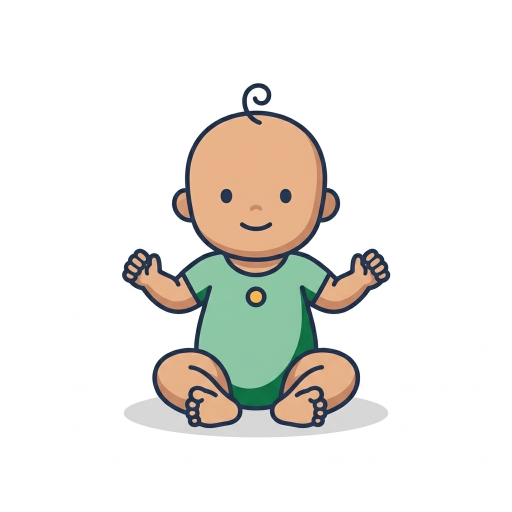
#> input picture tools/illustrations/png/dziecko.png, 1024 x 1024 px, given in place of dziecko.png.png, which was not available (shown at 1/2 size)
$ python -i generate.py   (imports and definitions only)
#> lines starting #> are read from the running program, lines starting #| are printed output that depends on the picture
#> in export_webp, img is the input picture: PIL image 1024x1024 RGB; mean R, G, B 235.9, 234.2, 229.5
# /// script
# requires-python = ">=3.12"
# dependencies = ["pillow"]
# ///
"""Generate onboarding icons in one shared style via OpenRouter (Nano Banana 2.1).

Usage (from the repo root):
    uv run tools/illustrations/generate.py tata blizniaki   # subjects/<name>.txt -> png + webp
    uv run tools/illustrations/generate.py --webp-only mama # only re-export png/<name>.png

Prompt = HEADER + subjects/<name>.txt + style.txt. The style anchor (png/mama.png) is attached
as a reference image so every icon matches the set. The full-size source lands in
png/<name>.png. The app gets frontend/src/assets/onboarding/<name>.webp: transparent background
(flood fill from the corners), cropped to a padded square around the drawing, 640 px.
The API key comes from the OPENROUTER_API_KEY env var, otherwise backend/.env or the root .env.
"""

import argparse
import base64
import json
import os
import urllib.request
from concurrent.futures import ThreadPoolExecutor
from pathlib import Path

from PIL import Image, ImageDraw

MODEL = "google/gemini-nano-banana-2.1"
HERE = Path(__file__).resolve().parent
ROOT = HERE.parents[1]
PNG = HERE / "png"
ASSETS = ROOT / "frontend/src/assets/onboarding"
STYLE_ANCHOR = PNG / "mama.png"
WEBP_SIZE = 640
BG_THRESHOLD = 48
"""Sum of RGBA differences from the corner colour that still counts as background."""
PADDING = 0.06
"""Empty margin around the drawing, as a share of its longer side."""
HEADER = (
    "Create a single square ICON for a premium mobile app "
    "(same icon set as the attached reference)."
)


# [35 lines left out: functions api_key, generate, not called in this run]


def cut_out(img: Image.Image) -> Image.Image:
    """Make the background transparent and crop to a padded square around the drawing.

    Flood fill from the corners keeps white parts inside the outlines (paper, blanket).
    """
    img = img.convert("RGBA")
#> img: PIL image 1024x1024 RGBA
    w, h = img.size
#> w = 1024; h = 1024
    for corner in ((0, 0), (w - 1, 0), (0, h - 1), (w - 1, h - 1)):
        if img.getpixel(corner)[3]:
            ImageDraw.floodfill(img, corner, (255, 255, 255, 0), thresh=BG_THRESHOLD)
    box = img.getbbox()
#> box = (244, 166, 781, 875)
    if box is None:
        raise RuntimeError("Pusty obraz po usunięciu tła")
    left, top, right, bottom = box
#> left = 244; top = 166; right = 781; bottom = 875
    side = round(max(right - left, bottom - top) * (1 + 2 * PADDING))
#> side = 794
    square = Image.new("RGBA", (side, side), (255, 255, 255, 0))
    offset = ((side - (right - left)) // 2, (side - (bottom - top)) // 2)
#> offset = (128, 42)
    square.paste(img.crop(box), offset)
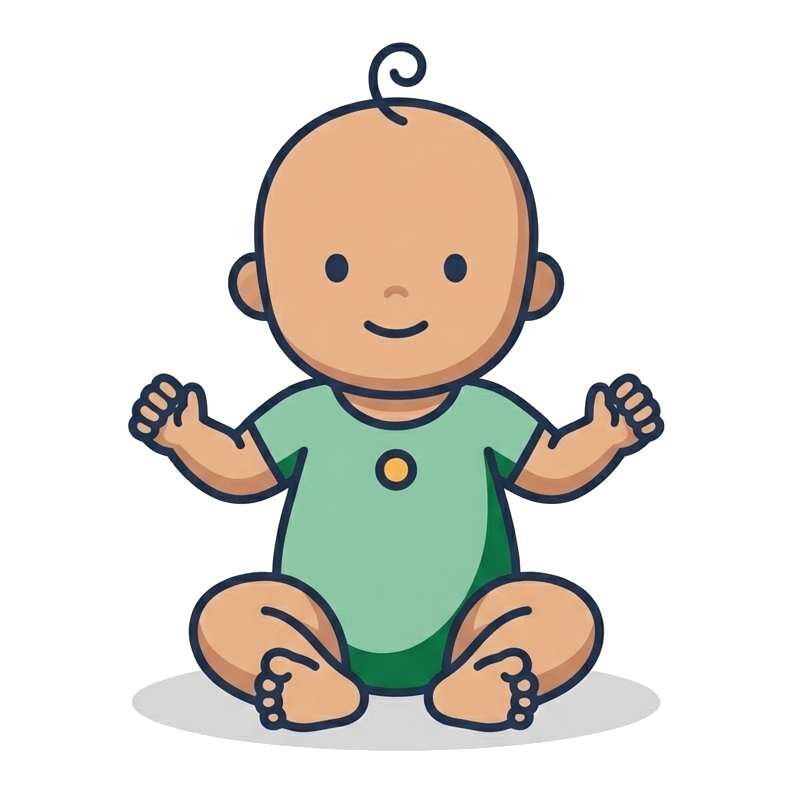
#> square: PIL image 794x794 RGBA; mean R, G, B, A 223.4, 220.5, 212.8, 88.1; transparent parts drawn white
    return square


def export_webp(name: str) -> Path:
    out = ASSETS / f"{name}.webp"
    with Image.open(PNG / f"{name}.png") as img:
        icon = cut_out(img).resize((WEBP_SIZE, WEBP_SIZE), Image.LANCZOS)
    icon.save(out, quality=90, alpha_quality=100)
    return out


# [22 lines left out: functions run, main, not called in this run]


# [2 lines not run here, left out]

>>> result = export_webp('png/dziecko.png')

$ run again, on tools/illustrations/png/etat.png
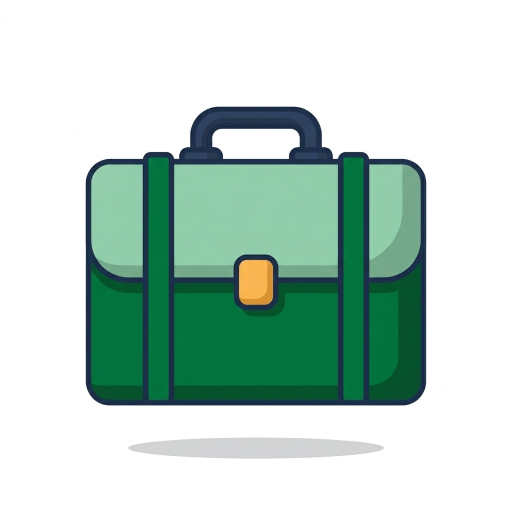
#> input picture tools/illustrations/png/etat.png, 1024 x 1024 px, given in place of etat.png.png, which was not available (shown at 1/2 size)
#> in export_webp, img is the input picture: PIL image 1024x1024 RGB; mean R, G, B 187.5, 210.8, 200.8
#> box = (171, 213, 853, 917)
#> left = 171; top = 213; right = 853; bottom = 917
#> side = 788
#> offset = (53, 42)
#> in cut_out, `square.paste(img.crop(box), offset)`:
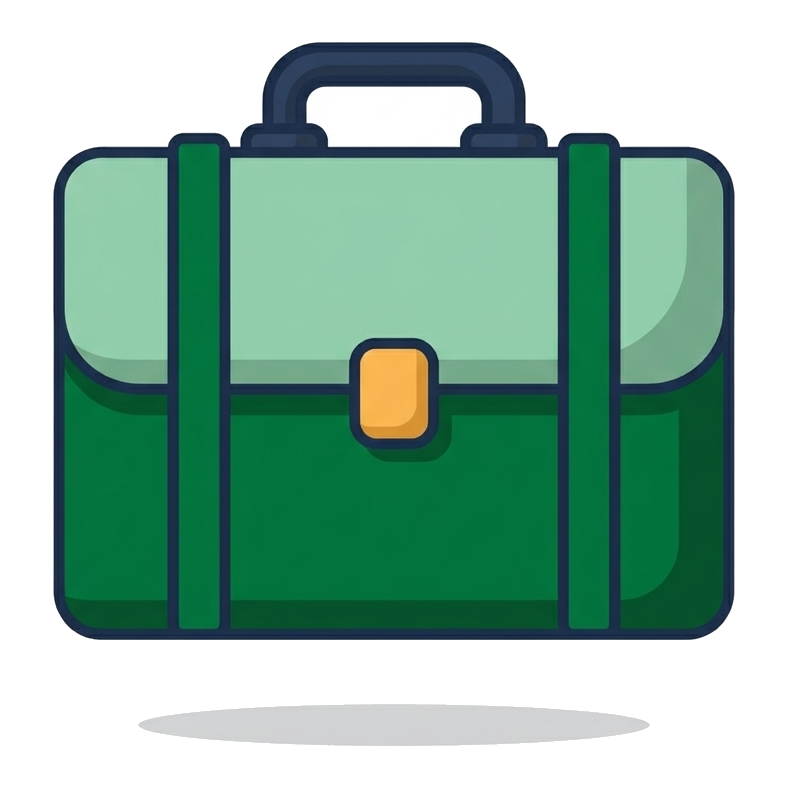
#> square: PIL image 788x788 RGBA; mean R, G, B, A 141.3, 180.6, 163.6, 156.1; transparent parts drawn white

$ run again, on tools/illustrations/png/firma.png
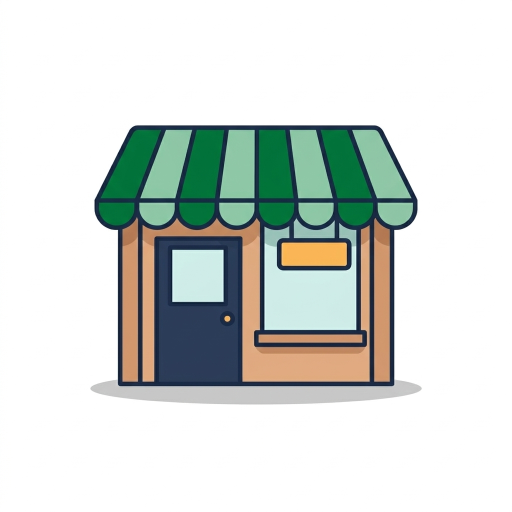
#> input picture tools/illustrations/png/firma.png, 1024 x 1024 px, given in place of firma.png.png, which was not available (shown at 1/2 size)
#> in export_webp, img is the input picture: PIL image 1024x1024 RGB; mean R, G, B 212.4, 218.5, 214
#> box = (181, 250, 844, 809)
#> left = 181; top = 250; right = 844; bottom = 809
#> side = 743
#> offset = (40, 92)
#> in cut_out, `square.paste(img.crop(box), offset)`:
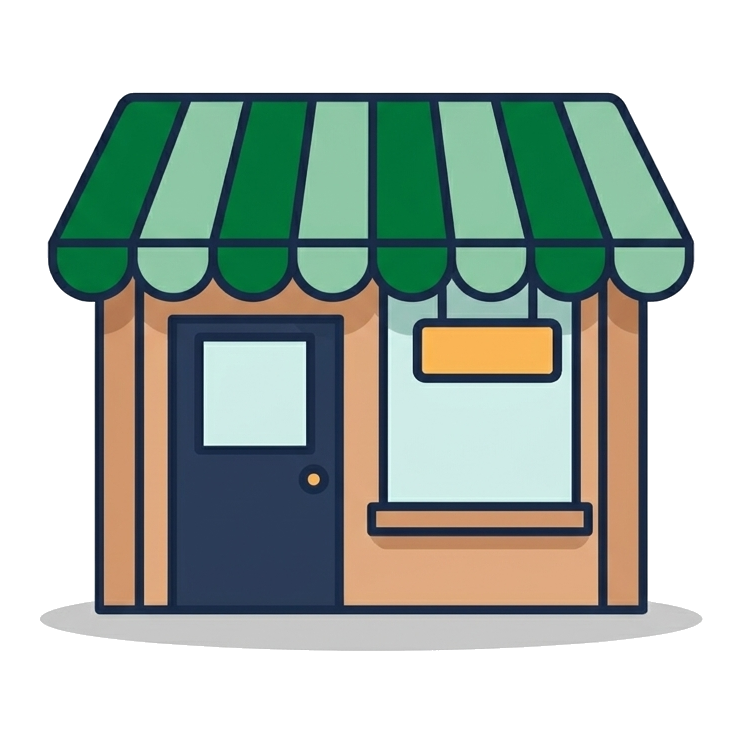
#> square: PIL image 743x743 RGBA; mean R, G, B, A 174.3, 185.9, 177.3, 146.7; transparent parts drawn white
